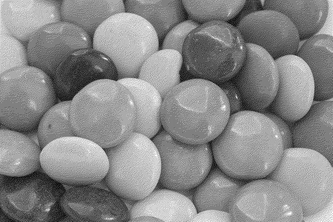
#> input picture Input.png, 333 x 222 px, shrunk from 849 x 565 before the run
$ python encrypt.py
#> lines starting #> are read from the running program, lines starting #| are printed output that depends on the picture; after the words box and inside, x2 and y2 are one past the last pixel; in counts of white or black regions, pixels touching at a corner belong together
import cv2
import numpy as np
import random

def generate_all_pairs():
    """
    Generate all valid pairs of 3×3 grids for black and white pixels.
    """
    from itertools import product
    all_grids = [np.array(grid).reshape(3, 3) for grid in product([0, 1], repeat=9)]
    black_pairs = []
    white_pairs = []

    # Iterate through all possible pairs of grids
    for grid1 in all_grids:
        for grid2 in all_grids:
            overlap = np.logical_and(grid1, grid2).astype(int)
            black_count = np.sum(overlap == 0)
            white_count = np.sum(overlap == 1)

            # Check for black pixel condition
            if black_count >= 5 and np.array_equal(grid2, np.logical_not(grid1).astype(int)):
                black_pairs.append((grid1, grid2))

            # For white pixels, shares should be the same
            if white_count >= 5 and np.array_equal(grid1, grid2):
                white_pairs.append((grid1, grid2))


    return black_pairs, white_pairs


def generate_shares_with_pairs(image_path, output_share1_path, output_share2_path):
    # Generate valid pairs for black and white pixels
    black_pairs, white_pairs = generate_all_pairs()

    # Load the binary image
    img = cv2.imread(image_path, cv2.IMREAD_GRAYSCALE)
#> img is the input picture: shape (222, 333); min 11, max 255, mean 136.7
    _, binary_img = cv2.threshold(img, 127, 255, cv2.THRESH_BINARY)
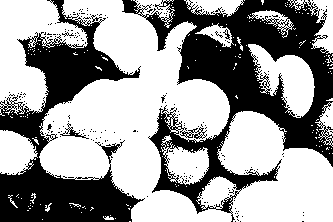
#> binary_img: shape (222, 333); 60.5% white; 223 black regions (218 under 20 px), largest, box (x1, y1, x2, y2) and area: (122, 0, 333, 222) 16801, (0, 0, 145, 222) 11819, (60, 123, 89, 139) 100, (223, 29, 230, 40) 27, (62, 32, 74, 37) 20

    # Get dimensions
    height, width = binary_img.shape
#> height = 222; width = 333

    # Initialize empty arrays for shares
    share1 = np.zeros((height * 3, width * 3), dtype=np.uint8)
    share2 = np.zeros((height * 3, width * 3), dtype=np.uint8)

    # Create the shares
    for i in range(height):
        for j in range(width):
            pixel = binary_img[i, j]  # 0 for black, 255 for white
            if pixel == 0:  # Black pixel
                chosen_pair = random.choice(black_pairs)
            else:  # White pixel
                chosen_pair = random.choice(white_pairs)

            # Fill in the shares with sub-pixels
            share1[i * 3:(i + 1) * 3, j * 3:(j + 1) * 3] = chosen_pair[0] * 255
            share2[i * 3:(i + 1) * 3, j * 3:(j + 1) * 3] = chosen_pair[1] * 255
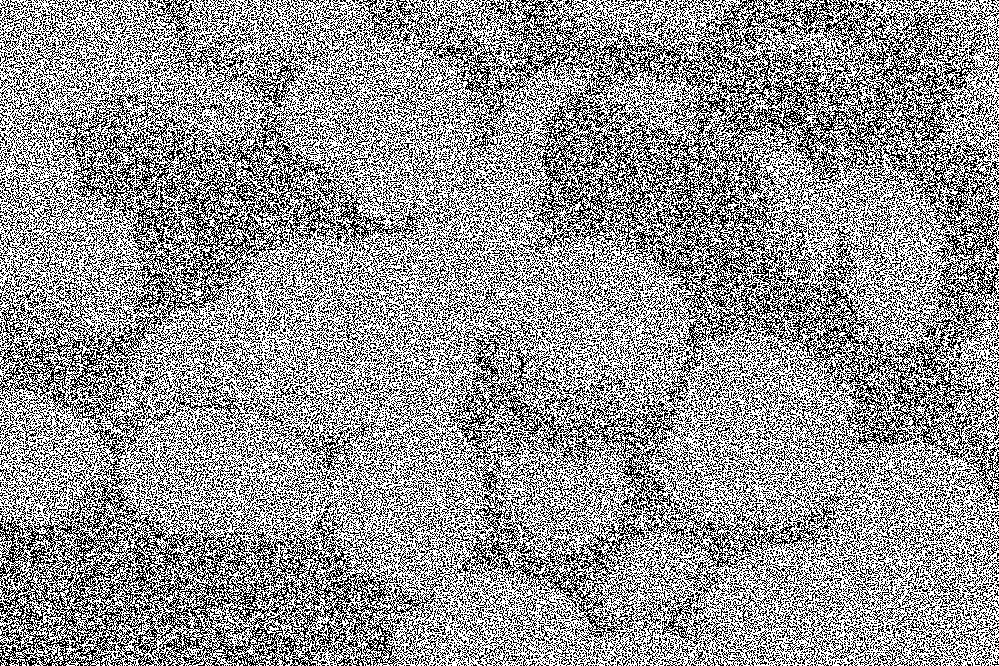
#> share1: shape (666, 999); 58.2% white; black in thin lines or dots
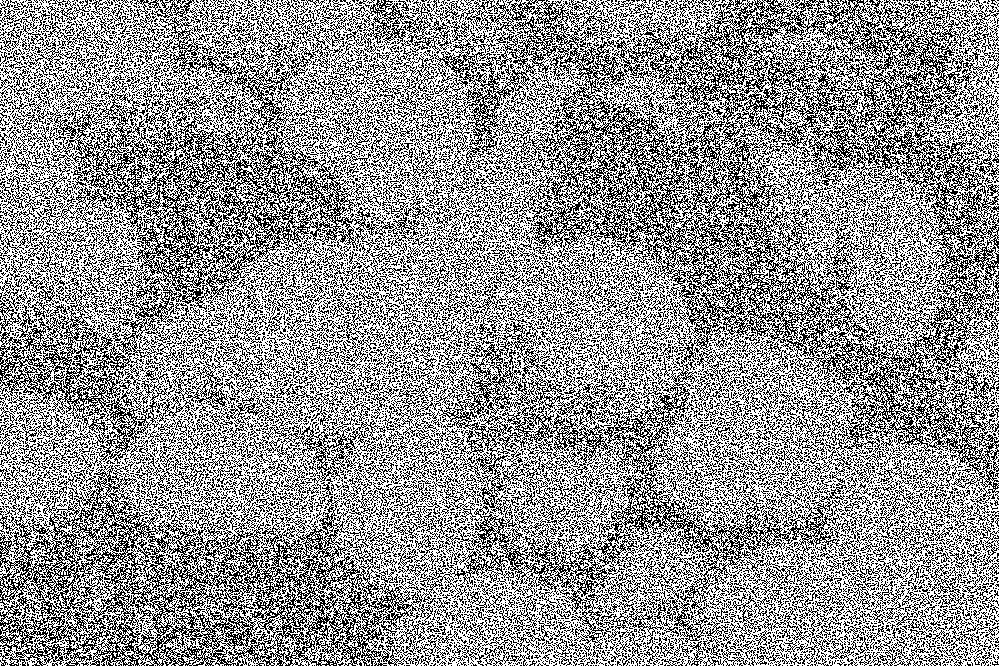
#> share2: shape (666, 999); 58.3% white; black in thin lines or dots

    # Save the shares as images
    cv2.imwrite(output_share1_path, share1)
    cv2.imwrite(output_share2_path, share2)
    print(f"Shares saved as {output_share1_path} and {output_share2_path}")


# Usage example
input_image_path = "./Input.png"  # Replace with your input file path
output_share1_path = "share1.png"
output_share2_path = "share2.png"

generate_shares_with_pairs(input_image_path, output_share1_path, output_share2_path)
